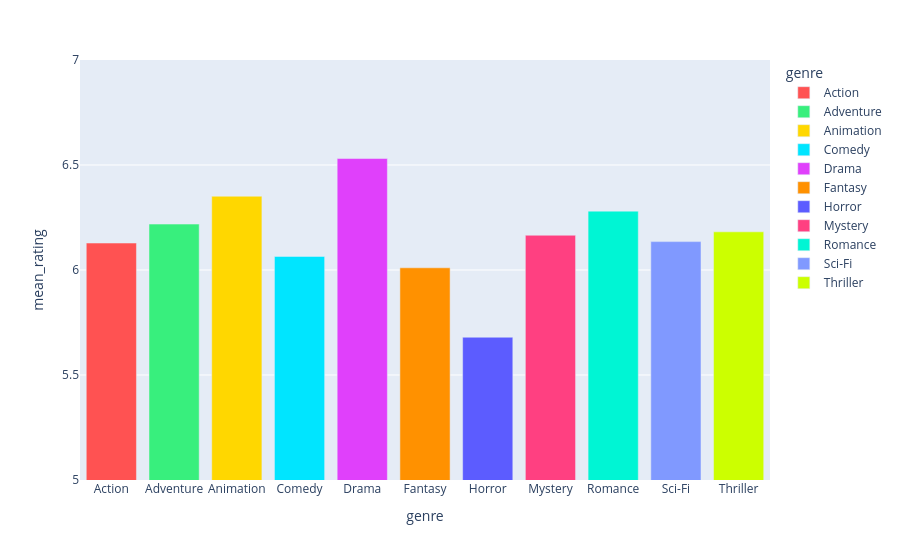

The cell this chart's notebook holds for it:
### Code cell
df_ratings = df.copy()
df_ratings = df_ratings[df_ratings["genre"].isin(genres_list)]
df_ratings = df_ratings.groupby("genre", as_index=False).agg(mean_rating=("avg_rating","mean"))[["genre","mean_rating"]]

fig=px.bar(df_ratings,
        x="genre", 
        y="mean_rating",
        color="genre",
        color_discrete_map=genre_color_map
    )
fig.update_yaxes(range=[5,7])

fig.show()

### Figure 1 — Plotly figure (JSON) as saved in the notebook; plotly's stock layout.template omitted (floating-point values rounded to 4 significant figures)
{"data": [{"hovertemplate": "genre=%{x}<br>mean_rating=%{y}<extra></extra>", "legendgroup": "Action", "marker": {"color": "#FF5252", "pattern": {"shape": ""}}, "name": "Action", "orientation": "v", "showlegend": true, "textposition": "auto", "type": "bar", "x": ["Action"], "xaxis": "x", "y": [6.128], "yaxis": "y"}, {"hovertemplate": "genre=%{x}<br>mean_rating=%{y}<extra></extra>", "legendgroup": "Adventure", "marker": {"color": "#38EF7D", "pattern": {"shape": ""}}, "name": "Adventure", "orientation": "v", "showlegend": true, "textposition": "auto", "type": "bar", "x": ["Adventure"], "xaxis": "x", "y": [6.219], "yaxis": "y"}, {"hovertemplate": "genre=%{x}<br>mean_rating=%{y}<extra></extra>", "legendgroup": "Animation", "marker": {"color": "#FFD700", "pattern": {"shape": ""}}, "name": "Animation", "orientation": "v", "showlegend": true, "textposition": "auto", "type": "bar", "x": ["Animation"], "xaxis": "x", "y": [6.351], "yaxis": "y"}, {"hovertemplate": "genre=%{x}<br>mean_rating=%{y}<extra></extra>", "legendgroup": "Comedy", "marker": {"color": "#00E5FF", "pattern": {"shape": ""}}, "name": "Comedy", "orientation": "v", "showlegend": true, "textposition": "auto", "type": "bar", "x": ["Comedy"], "xaxis": "x", "y": [6.065], "yaxis": "y"}, {"hovertemplate": "genre=%{x}<br>mean_rating=%{y}<extra></extra>", "legendgroup": "Drama", "marker": {"color": "#E040FB", "pattern": {"shape": ""}}, "name": "Drama", "orientation": "v", "showlegend": true, "textposition": "auto", "type": "bar", "x": ["Drama"], "xaxis": "x", "y": [6.531], "yaxis": "y"}, {"hovertemplate": "genre=%{x}<br>mean_rating=%{y}<extra></extra>", "legendgroup": "Fantasy", "marker": {"color": "#FF9100", "pattern": {"shape": ""}}, "name": "Fantasy", "orientation": "v", "showlegend": true, "textposition": "auto", "type": "bar", "x": ["Fantasy"], "xaxis": "x", "y": [6.01], "yaxis": "y"}, {"hovertemplate": "genre=%{x}<br>mean_rating=%{y}<extra></extra>", "legendgroup": "Horror", "marker": {"color": "#5C5CFF", "pattern": {"shape": ""}}, "name": "Horror", "orientation": "v", "showlegend": true, "textposition": "auto", "type": "bar", "x": ["Horror"], "xaxis": "x", "y": [5.68], "yaxis": "y"}, {"hovertemplate": "genre=%{x}<br>mean_rating=%{y}<extra></extra>", "legendgroup": "Mystery", "marker": {"color": "#FF4081", "pattern": {"shape": ""}}, "name": "Mystery", "orientation": "v", "showlegend": true, "textposition": "auto", "type": "bar", "x": ["Mystery"], "xaxis": "x", "y": [6.165], "yaxis": "y"}, {"hovertemplate": "genre=%{x}<br>mean_rating=%{y}<extra></extra>", "legendgroup": "Romance", "marker": {"color": "#00F5D4", "pattern": {"shape": ""}}, "name": "Romance", "orientation": "v", "showlegend": true, "textposition": "auto", "type": "bar", "x": ["Romance"], "xaxis": "x", "y": [6.28], "yaxis": "y"}, {"hovertemplate": "genre=%{x}<br>mean_rating=%{y}<extra></extra>", "legendgroup": "Sci-Fi", "marker": {"color": "#8099FF", "pattern": {"shape": ""}}, "name": "Sci-Fi", "orientation": "v", "showlegend": true, "textposition": "auto", "type": "bar", "x": ["Sci-Fi"], "xaxis": "x", "y": [6.135], "yaxis": "y"}, {"hovertemplate": "genre=%{x}<br>mean_rating=%{y}<extra></extra>", "legendgroup": "Thriller", "marker": {"color": "#CCFF00", "pattern": {"shape": ""}}, "name": "Thriller", "orientation": "v", "showlegend": true, "textposition": "auto", "type": "bar", "x": ["Thriller"], "xaxis": "x", "y": [6.182], "yaxis": "y"}], "layout": {"barmode": "relative", "legend": {"title": {"text": "genre"}, "tracegroupgap": 0}, "margin": {"t": 60}, "xaxis": {"anchor": "y", "categoryarray": ["Action", "Adventure", "Animation", "Comedy", "Drama", "Fantasy", "Horror", "Mystery", "Romance", "Sci-Fi", "Thriller"], "categoryorder": "array", "domain": [0, 1], "title": {"text": "genre"}}, "yaxis": {"anchor": "x", "domain": [0, 1], "range": [5, 7], "title": {"text": "mean_rating"}}}}
